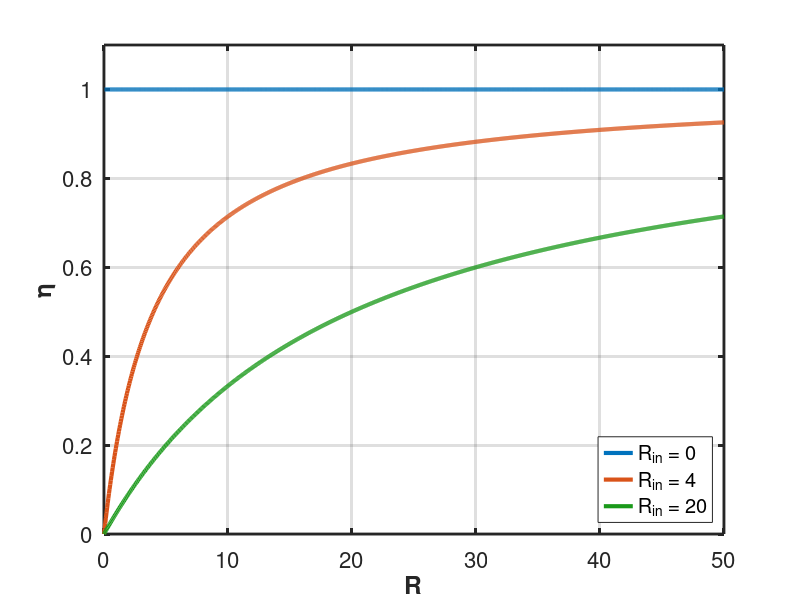

Write the MATLAB code that produced this figure.
%% graph of eta for presentation
clear; clc; close all;

eta0 = 1;
R = linspace(0, 50, 1000);
Rin_values = [0 4 20];

% Custom colors (no yellow)
colors = [
    0 0.4470 0.7410;   % blue
    0.8500 0.3250 0.0980; % red/orange
    0.1 0.6 0.1        % dark green
];

figure;
hold on;

for i = 1:length(Rin_values)
    Rin = Rin_values(i);
    eta = (eta0 .* R) ./ (R + Rin);
    plot(R, eta, 'LineWidth', 3, 'Color', colors(i,:));
end

xlabel('R', 'FontSize', 20, 'FontWeight', 'bold');
ylabel('\eta', 'FontSize', 20, 'FontWeight', 'bold');

legend('R_{in} = 0', 'R_{in} = 4', 'R_{in} = 20', ...
       'FontSize', 16, 'Location', 'southeast');

set(gca, 'FontSize', 16, 'LineWidth', 2);
box on;
grid on;

ylim([0 1.1*eta0]);   % Headroom at top
set(gcf, 'Position', [100 100 800 600]);

hold off;
